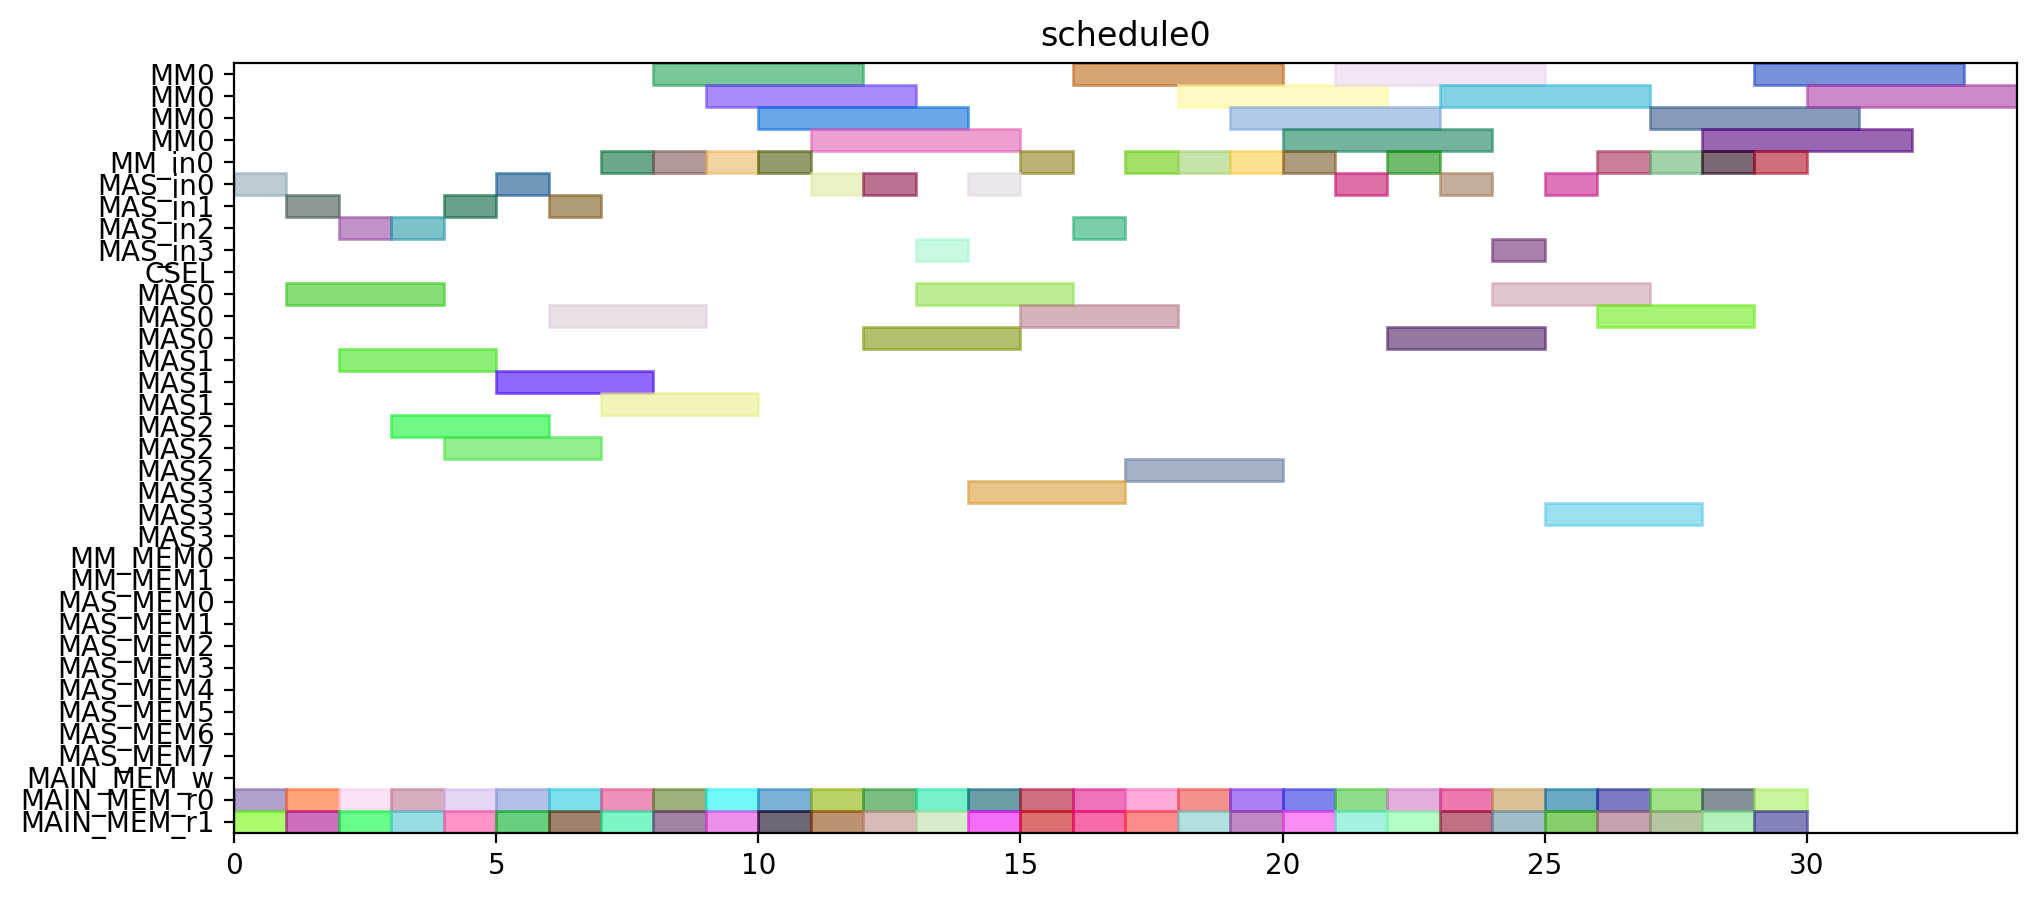

Here is the Python script that generated this plot:
from pyschedule import Scenario, solvers, plotters, alt


def solve():
	horizon = 120
	S = Scenario("schedule0", horizon=horizon)

	# resource
	MM = S.Resources('MM', num=1, size=4)
	MM_in = S.Resources('MM_in', num=1)
	MAS_in = S.Resources('MAS_in', num=4)
	CSEL = S.Resource('CSEL')
	MAS = S.Resources('MAS', num=4, size=3, periods=range(1, horizon))
	MM_MEM = S.Resources('MM_MEM', num=2)
	MAS_MEM = S.Resources('MAS_MEM', num=8)
	MAIN_MEM_w = S.Resource('MAIN_MEM_w', size=1)
	MAIN_MEM_r = S.Resources('MAIN_MEM_r', num=2)

	# result of previous scheduling

	# new tasks
	r1_t0 = S.Task('r1_t0', length=4, delay_cost=1)
	r1_t0 += alt(MM)
	r1_t0_in = S.Task('r1_t0_in', length=1, delay_cost=1)
	r1_t0_in += alt(MM_in)
	S += r1_t0_in*MM_in[0]<=r1_t0*MM[0]
	r1_t0_mem0 = S.Task('r1_t0_mem0', length=1, delay_cost=1)
	r1_t0_mem0 += MAIN_MEM_r[0]
	S += r1_t0_mem0 <= r1_t0

	r1_t0_mem1 = S.Task('r1_t0_mem1', length=1, delay_cost=1)
	r1_t0_mem1 += MAIN_MEM_r[1]
	S += r1_t0_mem1 <= r1_t0

	r1_t1 = S.Task('r1_t1', length=4, delay_cost=1)
	r1_t1 += alt(MM)
	r1_t1_in = S.Task('r1_t1_in', length=1, delay_cost=1)
	r1_t1_in += alt(MM_in)
	S += r1_t1_in*MM_in[0]<=r1_t1*MM[0]
	r1_t1_mem0 = S.Task('r1_t1_mem0', length=1, delay_cost=1)
	r1_t1_mem0 += MAIN_MEM_r[0]
	S += r1_t1_mem0 <= r1_t1

	r1_t1_mem1 = S.Task('r1_t1_mem1', length=1, delay_cost=1)
	r1_t1_mem1 += MAIN_MEM_r[1]
	S += r1_t1_mem1 <= r1_t1

	r1_t2 = S.Task('r1_t2', length=3, delay_cost=1)
	r1_t2 += alt(MAS)
	r1_t2_in = S.Task('r1_t2_in', length=1, delay_cost=1)
	r1_t2_in += alt(MAS_in)
	S += r1_t2_in*MAS_in[0]<=r1_t2*MAS[0]

	S += r1_t2_in*MAS_in[1]<=r1_t2*MAS[1]

	S += r1_t2_in*MAS_in[2]<=r1_t2*MAS[2]

	S += r1_t2_in*MAS_in[3]<=r1_t2*MAS[3]

	r1_t2_mem0 = S.Task('r1_t2_mem0', length=1, delay_cost=1)
	r1_t2_mem0 += MAIN_MEM_r[0]
	S += r1_t2_mem0 <= r1_t2

	r1_t2_mem1 = S.Task('r1_t2_mem1', length=1, delay_cost=1)
	r1_t2_mem1 += MAIN_MEM_r[1]
	S += r1_t2_mem1 <= r1_t2

	r1_t3 = S.Task('r1_t3', length=3, delay_cost=1)
	r1_t3 += alt(MAS)
	r1_t3_in = S.Task('r1_t3_in', length=1, delay_cost=1)
	r1_t3_in += alt(MAS_in)
	S += r1_t3_in*MAS_in[0]<=r1_t3*MAS[0]

	S += r1_t3_in*MAS_in[1]<=r1_t3*MAS[1]

	S += r1_t3_in*MAS_in[2]<=r1_t3*MAS[2]

	S += r1_t3_in*MAS_in[3]<=r1_t3*MAS[3]

	r1_t3_mem0 = S.Task('r1_t3_mem0', length=1, delay_cost=1)
	r1_t3_mem0 += MAIN_MEM_r[0]
	S += r1_t3_mem0 <= r1_t3

	r1_t3_mem1 = S.Task('r1_t3_mem1', length=1, delay_cost=1)
	r1_t3_mem1 += MAIN_MEM_r[1]
	S += r1_t3_mem1 <= r1_t3

	r3_t0 = S.Task('r3_t0', length=4, delay_cost=1)
	r3_t0 += alt(MM)
	r3_t0_in = S.Task('r3_t0_in', length=1, delay_cost=1)
	r3_t0_in += alt(MM_in)
	S += r3_t0_in*MM_in[0]<=r3_t0*MM[0]
	r3_t0_mem0 = S.Task('r3_t0_mem0', length=1, delay_cost=1)
	r3_t0_mem0 += MAIN_MEM_r[0]
	S += r3_t0_mem0 <= r3_t0

	r3_t0_mem1 = S.Task('r3_t0_mem1', length=1, delay_cost=1)
	r3_t0_mem1 += MAIN_MEM_r[1]
	S += r3_t0_mem1 <= r3_t0

	r3_t1 = S.Task('r3_t1', length=4, delay_cost=1)
	r3_t1 += alt(MM)
	r3_t1_in = S.Task('r3_t1_in', length=1, delay_cost=1)
	r3_t1_in += alt(MM_in)
	S += r3_t1_in*MM_in[0]<=r3_t1*MM[0]
	r3_t1_mem0 = S.Task('r3_t1_mem0', length=1, delay_cost=1)
	r3_t1_mem0 += MAIN_MEM_r[0]
	S += r3_t1_mem0 <= r3_t1

	r3_t1_mem1 = S.Task('r3_t1_mem1', length=1, delay_cost=1)
	r3_t1_mem1 += MAIN_MEM_r[1]
	S += r3_t1_mem1 <= r3_t1

	r3_t2 = S.Task('r3_t2', length=3, delay_cost=1)
	r3_t2 += alt(MAS)
	r3_t2_in = S.Task('r3_t2_in', length=1, delay_cost=1)
	r3_t2_in += alt(MAS_in)
	S += r3_t2_in*MAS_in[0]<=r3_t2*MAS[0]

	S += r3_t2_in*MAS_in[1]<=r3_t2*MAS[1]

	S += r3_t2_in*MAS_in[2]<=r3_t2*MAS[2]

	S += r3_t2_in*MAS_in[3]<=r3_t2*MAS[3]

	r3_t2_mem0 = S.Task('r3_t2_mem0', length=1, delay_cost=1)
	r3_t2_mem0 += MAIN_MEM_r[0]
	S += r3_t2_mem0 <= r3_t2

	r3_t2_mem1 = S.Task('r3_t2_mem1', length=1, delay_cost=1)
	r3_t2_mem1 += MAIN_MEM_r[1]
	S += r3_t2_mem1 <= r3_t2

	r3_t3 = S.Task('r3_t3', length=3, delay_cost=1)
	r3_t3 += alt(MAS)
	r3_t3_in = S.Task('r3_t3_in', length=1, delay_cost=1)
	r3_t3_in += alt(MAS_in)
	S += r3_t3_in*MAS_in[0]<=r3_t3*MAS[0]

	S += r3_t3_in*MAS_in[1]<=r3_t3*MAS[1]

	S += r3_t3_in*MAS_in[2]<=r3_t3*MAS[2]

	S += r3_t3_in*MAS_in[3]<=r3_t3*MAS[3]

	r3_t3_mem0 = S.Task('r3_t3_mem0', length=1, delay_cost=1)
	r3_t3_mem0 += MAIN_MEM_r[0]
	S += r3_t3_mem0 <= r3_t3

	r3_t3_mem1 = S.Task('r3_t3_mem1', length=1, delay_cost=1)
	r3_t3_mem1 += MAIN_MEM_r[1]
	S += r3_t3_mem1 <= r3_t3

	r4_t0 = S.Task('r4_t0', length=4, delay_cost=1)
	r4_t0 += alt(MM)
	r4_t0_in = S.Task('r4_t0_in', length=1, delay_cost=1)
	r4_t0_in += alt(MM_in)
	S += r4_t0_in*MM_in[0]<=r4_t0*MM[0]
	r4_t0_mem0 = S.Task('r4_t0_mem0', length=1, delay_cost=1)
	r4_t0_mem0 += MAIN_MEM_r[0]
	S += r4_t0_mem0 <= r4_t0

	r4_t0_mem1 = S.Task('r4_t0_mem1', length=1, delay_cost=1)
	r4_t0_mem1 += MAIN_MEM_r[1]
	S += r4_t0_mem1 <= r4_t0

	r4_t1 = S.Task('r4_t1', length=4, delay_cost=1)
	r4_t1 += alt(MM)
	r4_t1_in = S.Task('r4_t1_in', length=1, delay_cost=1)
	r4_t1_in += alt(MM_in)
	S += r4_t1_in*MM_in[0]<=r4_t1*MM[0]
	r4_t1_mem0 = S.Task('r4_t1_mem0', length=1, delay_cost=1)
	r4_t1_mem0 += MAIN_MEM_r[0]
	S += r4_t1_mem0 <= r4_t1

	r4_t1_mem1 = S.Task('r4_t1_mem1', length=1, delay_cost=1)
	r4_t1_mem1 += MAIN_MEM_r[1]
	S += r4_t1_mem1 <= r4_t1

	r4_t2 = S.Task('r4_t2', length=3, delay_cost=1)
	r4_t2 += alt(MAS)
	r4_t2_in = S.Task('r4_t2_in', length=1, delay_cost=1)
	r4_t2_in += alt(MAS_in)
	S += r4_t2_in*MAS_in[0]<=r4_t2*MAS[0]

	S += r4_t2_in*MAS_in[1]<=r4_t2*MAS[1]

	S += r4_t2_in*MAS_in[2]<=r4_t2*MAS[2]

	S += r4_t2_in*MAS_in[3]<=r4_t2*MAS[3]

	r4_t2_mem0 = S.Task('r4_t2_mem0', length=1, delay_cost=1)
	r4_t2_mem0 += MAIN_MEM_r[0]
	S += r4_t2_mem0 <= r4_t2

	r4_t2_mem1 = S.Task('r4_t2_mem1', length=1, delay_cost=1)
	r4_t2_mem1 += MAIN_MEM_r[1]
	S += r4_t2_mem1 <= r4_t2

	r4_t3 = S.Task('r4_t3', length=3, delay_cost=1)
	r4_t3 += alt(MAS)
	r4_t3_in = S.Task('r4_t3_in', length=1, delay_cost=1)
	r4_t3_in += alt(MAS_in)
	S += r4_t3_in*MAS_in[0]<=r4_t3*MAS[0]

	S += r4_t3_in*MAS_in[1]<=r4_t3*MAS[1]

	S += r4_t3_in*MAS_in[2]<=r4_t3*MAS[2]

	S += r4_t3_in*MAS_in[3]<=r4_t3*MAS[3]

	r4_t3_mem0 = S.Task('r4_t3_mem0', length=1, delay_cost=1)
	r4_t3_mem0 += MAIN_MEM_r[0]
	S += r4_t3_mem0 <= r4_t3

	r4_t3_mem1 = S.Task('r4_t3_mem1', length=1, delay_cost=1)
	r4_t3_mem1 += MAIN_MEM_r[1]
	S += r4_t3_mem1 <= r4_t3

	r5_t0 = S.Task('r5_t0', length=4, delay_cost=1)
	r5_t0 += alt(MM)
	r5_t0_in = S.Task('r5_t0_in', length=1, delay_cost=1)
	r5_t0_in += alt(MM_in)
	S += r5_t0_in*MM_in[0]<=r5_t0*MM[0]
	r5_t0_mem0 = S.Task('r5_t0_mem0', length=1, delay_cost=1)
	r5_t0_mem0 += MAIN_MEM_r[0]
	S += r5_t0_mem0 <= r5_t0

	r5_t0_mem1 = S.Task('r5_t0_mem1', length=1, delay_cost=1)
	r5_t0_mem1 += MAIN_MEM_r[1]
	S += r5_t0_mem1 <= r5_t0

	r5_t1 = S.Task('r5_t1', length=4, delay_cost=1)
	r5_t1 += alt(MM)
	r5_t1_in = S.Task('r5_t1_in', length=1, delay_cost=1)
	r5_t1_in += alt(MM_in)
	S += r5_t1_in*MM_in[0]<=r5_t1*MM[0]
	r5_t1_mem0 = S.Task('r5_t1_mem0', length=1, delay_cost=1)
	r5_t1_mem0 += MAIN_MEM_r[0]
	S += r5_t1_mem0 <= r5_t1

	r5_t1_mem1 = S.Task('r5_t1_mem1', length=1, delay_cost=1)
	r5_t1_mem1 += MAIN_MEM_r[1]
	S += r5_t1_mem1 <= r5_t1

	r5_t2 = S.Task('r5_t2', length=3, delay_cost=1)
	r5_t2 += alt(MAS)
	r5_t2_in = S.Task('r5_t2_in', length=1, delay_cost=1)
	r5_t2_in += alt(MAS_in)
	S += r5_t2_in*MAS_in[0]<=r5_t2*MAS[0]

	S += r5_t2_in*MAS_in[1]<=r5_t2*MAS[1]

	S += r5_t2_in*MAS_in[2]<=r5_t2*MAS[2]

	S += r5_t2_in*MAS_in[3]<=r5_t2*MAS[3]

	r5_t2_mem0 = S.Task('r5_t2_mem0', length=1, delay_cost=1)
	r5_t2_mem0 += MAIN_MEM_r[0]
	S += r5_t2_mem0 <= r5_t2

	r5_t2_mem1 = S.Task('r5_t2_mem1', length=1, delay_cost=1)
	r5_t2_mem1 += MAIN_MEM_r[1]
	S += r5_t2_mem1 <= r5_t2

	r5_t3 = S.Task('r5_t3', length=3, delay_cost=1)
	r5_t3 += alt(MAS)
	r5_t3_in = S.Task('r5_t3_in', length=1, delay_cost=1)
	r5_t3_in += alt(MAS_in)
	S += r5_t3_in*MAS_in[0]<=r5_t3*MAS[0]

	S += r5_t3_in*MAS_in[1]<=r5_t3*MAS[1]

	S += r5_t3_in*MAS_in[2]<=r5_t3*MAS[2]

	S += r5_t3_in*MAS_in[3]<=r5_t3*MAS[3]

	r5_t3_mem0 = S.Task('r5_t3_mem0', length=1, delay_cost=1)
	r5_t3_mem0 += MAIN_MEM_r[0]
	S += r5_t3_mem0 <= r5_t3

	r5_t3_mem1 = S.Task('r5_t3_mem1', length=1, delay_cost=1)
	r5_t3_mem1 += MAIN_MEM_r[1]
	S += r5_t3_mem1 <= r5_t3

	r6_t0 = S.Task('r6_t0', length=4, delay_cost=1)
	r6_t0 += alt(MM)
	r6_t0_in = S.Task('r6_t0_in', length=1, delay_cost=1)
	r6_t0_in += alt(MM_in)
	S += r6_t0_in*MM_in[0]<=r6_t0*MM[0]
	r6_t0_mem0 = S.Task('r6_t0_mem0', length=1, delay_cost=1)
	r6_t0_mem0 += MAIN_MEM_r[0]
	S += r6_t0_mem0 <= r6_t0

	r6_t0_mem1 = S.Task('r6_t0_mem1', length=1, delay_cost=1)
	r6_t0_mem1 += MAIN_MEM_r[1]
	S += r6_t0_mem1 <= r6_t0

	r6_t1 = S.Task('r6_t1', length=4, delay_cost=1)
	r6_t1 += alt(MM)
	r6_t1_in = S.Task('r6_t1_in', length=1, delay_cost=1)
	r6_t1_in += alt(MM_in)
	S += r6_t1_in*MM_in[0]<=r6_t1*MM[0]
	r6_t1_mem0 = S.Task('r6_t1_mem0', length=1, delay_cost=1)
	r6_t1_mem0 += MAIN_MEM_r[0]
	S += r6_t1_mem0 <= r6_t1

	r6_t1_mem1 = S.Task('r6_t1_mem1', length=1, delay_cost=1)
	r6_t1_mem1 += MAIN_MEM_r[1]
	S += r6_t1_mem1 <= r6_t1

	r6_t2 = S.Task('r6_t2', length=3, delay_cost=1)
	r6_t2 += alt(MAS)
	r6_t2_in = S.Task('r6_t2_in', length=1, delay_cost=1)
	r6_t2_in += alt(MAS_in)
	S += r6_t2_in*MAS_in[0]<=r6_t2*MAS[0]

	S += r6_t2_in*MAS_in[1]<=r6_t2*MAS[1]

	S += r6_t2_in*MAS_in[2]<=r6_t2*MAS[2]

	S += r6_t2_in*MAS_in[3]<=r6_t2*MAS[3]

	r6_t2_mem0 = S.Task('r6_t2_mem0', length=1, delay_cost=1)
	r6_t2_mem0 += MAIN_MEM_r[0]
	S += r6_t2_mem0 <= r6_t2

	r6_t2_mem1 = S.Task('r6_t2_mem1', length=1, delay_cost=1)
	r6_t2_mem1 += MAIN_MEM_r[1]
	S += r6_t2_mem1 <= r6_t2

	r6_t3 = S.Task('r6_t3', length=3, delay_cost=1)
	r6_t3 += alt(MAS)
	r6_t3_in = S.Task('r6_t3_in', length=1, delay_cost=1)
	r6_t3_in += alt(MAS_in)
	S += r6_t3_in*MAS_in[0]<=r6_t3*MAS[0]

	S += r6_t3_in*MAS_in[1]<=r6_t3*MAS[1]

	S += r6_t3_in*MAS_in[2]<=r6_t3*MAS[2]

	S += r6_t3_in*MAS_in[3]<=r6_t3*MAS[3]

	r6_t3_mem0 = S.Task('r6_t3_mem0', length=1, delay_cost=1)
	r6_t3_mem0 += MAIN_MEM_r[0]
	S += r6_t3_mem0 <= r6_t3

	r6_t3_mem1 = S.Task('r6_t3_mem1', length=1, delay_cost=1)
	r6_t3_mem1 += MAIN_MEM_r[1]
	S += r6_t3_mem1 <= r6_t3

	r9_t2 = S.Task('r9_t2', length=3, delay_cost=1)
	r9_t2 += alt(MAS)
	r9_t2_in = S.Task('r9_t2_in', length=1, delay_cost=1)
	r9_t2_in += alt(MAS_in)
	S += r9_t2_in*MAS_in[0]<=r9_t2*MAS[0]

	S += r9_t2_in*MAS_in[1]<=r9_t2*MAS[1]

	S += r9_t2_in*MAS_in[2]<=r9_t2*MAS[2]

	S += r9_t2_in*MAS_in[3]<=r9_t2*MAS[3]

	r9_t2_mem0 = S.Task('r9_t2_mem0', length=1, delay_cost=1)
	r9_t2_mem0 += MAIN_MEM_r[0]
	S += r9_t2_mem0 <= r9_t2

	r9_t2_mem1 = S.Task('r9_t2_mem1', length=1, delay_cost=1)
	r9_t2_mem1 += MAIN_MEM_r[1]
	S += r9_t2_mem1 <= r9_t2

	r12_t0 = S.Task('r12_t0', length=4, delay_cost=1)
	r12_t0 += alt(MM)
	r12_t0_in = S.Task('r12_t0_in', length=1, delay_cost=1)
	r12_t0_in += alt(MM_in)
	S += r12_t0_in*MM_in[0]<=r12_t0*MM[0]
	r12_t0_mem0 = S.Task('r12_t0_mem0', length=1, delay_cost=1)
	r12_t0_mem0 += MAIN_MEM_r[0]
	S += r12_t0_mem0 <= r12_t0

	r12_t0_mem1 = S.Task('r12_t0_mem1', length=1, delay_cost=1)
	r12_t0_mem1 += MAIN_MEM_r[1]
	S += r12_t0_mem1 <= r12_t0

	r12_t1 = S.Task('r12_t1', length=4, delay_cost=1)
	r12_t1 += alt(MM)
	r12_t1_in = S.Task('r12_t1_in', length=1, delay_cost=1)
	r12_t1_in += alt(MM_in)
	S += r12_t1_in*MM_in[0]<=r12_t1*MM[0]
	r12_t1_mem0 = S.Task('r12_t1_mem0', length=1, delay_cost=1)
	r12_t1_mem0 += MAIN_MEM_r[0]
	S += r12_t1_mem0 <= r12_t1

	r12_t1_mem1 = S.Task('r12_t1_mem1', length=1, delay_cost=1)
	r12_t1_mem1 += MAIN_MEM_r[1]
	S += r12_t1_mem1 <= r12_t1

	r12_t2 = S.Task('r12_t2', length=3, delay_cost=1)
	r12_t2 += alt(MAS)
	r12_t2_in = S.Task('r12_t2_in', length=1, delay_cost=1)
	r12_t2_in += alt(MAS_in)
	S += r12_t2_in*MAS_in[0]<=r12_t2*MAS[0]

	S += r12_t2_in*MAS_in[1]<=r12_t2*MAS[1]

	S += r12_t2_in*MAS_in[2]<=r12_t2*MAS[2]

	S += r12_t2_in*MAS_in[3]<=r12_t2*MAS[3]

	r12_t2_mem0 = S.Task('r12_t2_mem0', length=1, delay_cost=1)
	r12_t2_mem0 += MAIN_MEM_r[0]
	S += r12_t2_mem0 <= r12_t2

	r12_t2_mem1 = S.Task('r12_t2_mem1', length=1, delay_cost=1)
	r12_t2_mem1 += MAIN_MEM_r[1]
	S += r12_t2_mem1 <= r12_t2

	r12_t3 = S.Task('r12_t3', length=3, delay_cost=1)
	r12_t3 += alt(MAS)
	r12_t3_in = S.Task('r12_t3_in', length=1, delay_cost=1)
	r12_t3_in += alt(MAS_in)
	S += r12_t3_in*MAS_in[0]<=r12_t3*MAS[0]

	S += r12_t3_in*MAS_in[1]<=r12_t3*MAS[1]

	S += r12_t3_in*MAS_in[2]<=r12_t3*MAS[2]

	S += r12_t3_in*MAS_in[3]<=r12_t3*MAS[3]

	r12_t3_mem0 = S.Task('r12_t3_mem0', length=1, delay_cost=1)
	r12_t3_mem0 += MAIN_MEM_r[0]
	S += r12_t3_mem0 <= r12_t3

	r12_t3_mem1 = S.Task('r12_t3_mem1', length=1, delay_cost=1)
	r12_t3_mem1 += MAIN_MEM_r[1]
	S += r12_t3_mem1 <= r12_t3

	r13_t0 = S.Task('r13_t0', length=4, delay_cost=1)
	r13_t0 += alt(MM)
	r13_t0_in = S.Task('r13_t0_in', length=1, delay_cost=1)
	r13_t0_in += alt(MM_in)
	S += r13_t0_in*MM_in[0]<=r13_t0*MM[0]
	r13_t0_mem0 = S.Task('r13_t0_mem0', length=1, delay_cost=1)
	r13_t0_mem0 += MAIN_MEM_r[0]
	S += r13_t0_mem0 <= r13_t0

	r13_t0_mem1 = S.Task('r13_t0_mem1', length=1, delay_cost=1)
	r13_t0_mem1 += MAIN_MEM_r[1]
	S += r13_t0_mem1 <= r13_t0

	r13_t1 = S.Task('r13_t1', length=4, delay_cost=1)
	r13_t1 += alt(MM)
	r13_t1_in = S.Task('r13_t1_in', length=1, delay_cost=1)
	r13_t1_in += alt(MM_in)
	S += r13_t1_in*MM_in[0]<=r13_t1*MM[0]
	r13_t1_mem0 = S.Task('r13_t1_mem0', length=1, delay_cost=1)
	r13_t1_mem0 += MAIN_MEM_r[0]
	S += r13_t1_mem0 <= r13_t1

	r13_t1_mem1 = S.Task('r13_t1_mem1', length=1, delay_cost=1)
	r13_t1_mem1 += MAIN_MEM_r[1]
	S += r13_t1_mem1 <= r13_t1

	r13_t2 = S.Task('r13_t2', length=3, delay_cost=1)
	r13_t2 += alt(MAS)
	r13_t2_in = S.Task('r13_t2_in', length=1, delay_cost=1)
	r13_t2_in += alt(MAS_in)
	S += r13_t2_in*MAS_in[0]<=r13_t2*MAS[0]

	S += r13_t2_in*MAS_in[1]<=r13_t2*MAS[1]

	S += r13_t2_in*MAS_in[2]<=r13_t2*MAS[2]

	S += r13_t2_in*MAS_in[3]<=r13_t2*MAS[3]

	r13_t2_mem0 = S.Task('r13_t2_mem0', length=1, delay_cost=1)
	r13_t2_mem0 += MAIN_MEM_r[0]
	S += r13_t2_mem0 <= r13_t2

	r13_t2_mem1 = S.Task('r13_t2_mem1', length=1, delay_cost=1)
	r13_t2_mem1 += MAIN_MEM_r[1]
	S += r13_t2_mem1 <= r13_t2

	r13_t3 = S.Task('r13_t3', length=3, delay_cost=1)
	r13_t3 += alt(MAS)
	r13_t3_in = S.Task('r13_t3_in', length=1, delay_cost=1)
	r13_t3_in += alt(MAS_in)
	S += r13_t3_in*MAS_in[0]<=r13_t3*MAS[0]

	S += r13_t3_in*MAS_in[1]<=r13_t3*MAS[1]

	S += r13_t3_in*MAS_in[2]<=r13_t3*MAS[2]

	S += r13_t3_in*MAS_in[3]<=r13_t3*MAS[3]

	r13_t3_mem0 = S.Task('r13_t3_mem0', length=1, delay_cost=1)
	r13_t3_mem0 += MAIN_MEM_r[0]
	S += r13_t3_mem0 <= r13_t3

	r13_t3_mem1 = S.Task('r13_t3_mem1', length=1, delay_cost=1)
	r13_t3_mem1 += MAIN_MEM_r[1]
	S += r13_t3_mem1 <= r13_t3

	r16_t3 = S.Task('r16_t3', length=3, delay_cost=1)
	r16_t3 += alt(MAS)
	r16_t3_in = S.Task('r16_t3_in', length=1, delay_cost=1)
	r16_t3_in += alt(MAS_in)
	S += r16_t3_in*MAS_in[0]<=r16_t3*MAS[0]

	S += r16_t3_in*MAS_in[1]<=r16_t3*MAS[1]

	S += r16_t3_in*MAS_in[2]<=r16_t3*MAS[2]

	S += r16_t3_in*MAS_in[3]<=r16_t3*MAS[3]

	r16_t3_mem0 = S.Task('r16_t3_mem0', length=1, delay_cost=1)
	r16_t3_mem0 += MAIN_MEM_r[0]
	S += r16_t3_mem0 <= r16_t3

	r16_t3_mem1 = S.Task('r16_t3_mem1', length=1, delay_cost=1)
	r16_t3_mem1 += MAIN_MEM_r[1]
	S += r16_t3_mem1 <= r16_t3

	solvers.mip.solve(S,msg=1,kind='CPLEX',ratio_gap=1.01)

	solution = [['hoge']*len(S.solution()[1]) for i in range(len(S.solution()))]
	for i in range(len(S.solution())):
		for j in range(len(S.solution()[i])):
			solution[i][j]=str(S.solution()[i][j])
	print(solution)

	cycles = int(solution[-1][3])

	pic_file_name = "/home/mfukuda/ABE/multiRAM_multiMAS_16mux/scheduling_result/stage4MM1_stage3MAS4/EP2_YRECOVER/schedule0.png"
	if(S.solution() != []):
		plotters.matplotlib.plot(S,img_filename=pic_file_name, show_task_labels=False, fig_size=(cycles*0.25+3, 5))

	return solution
